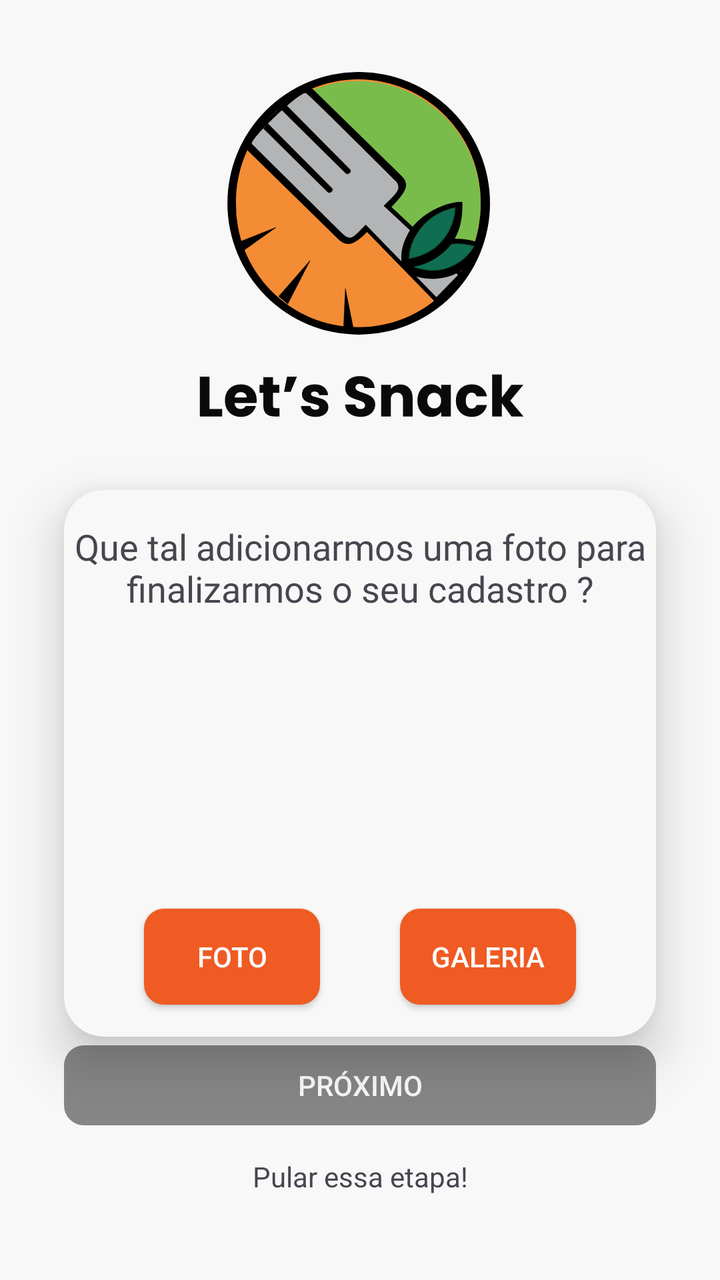
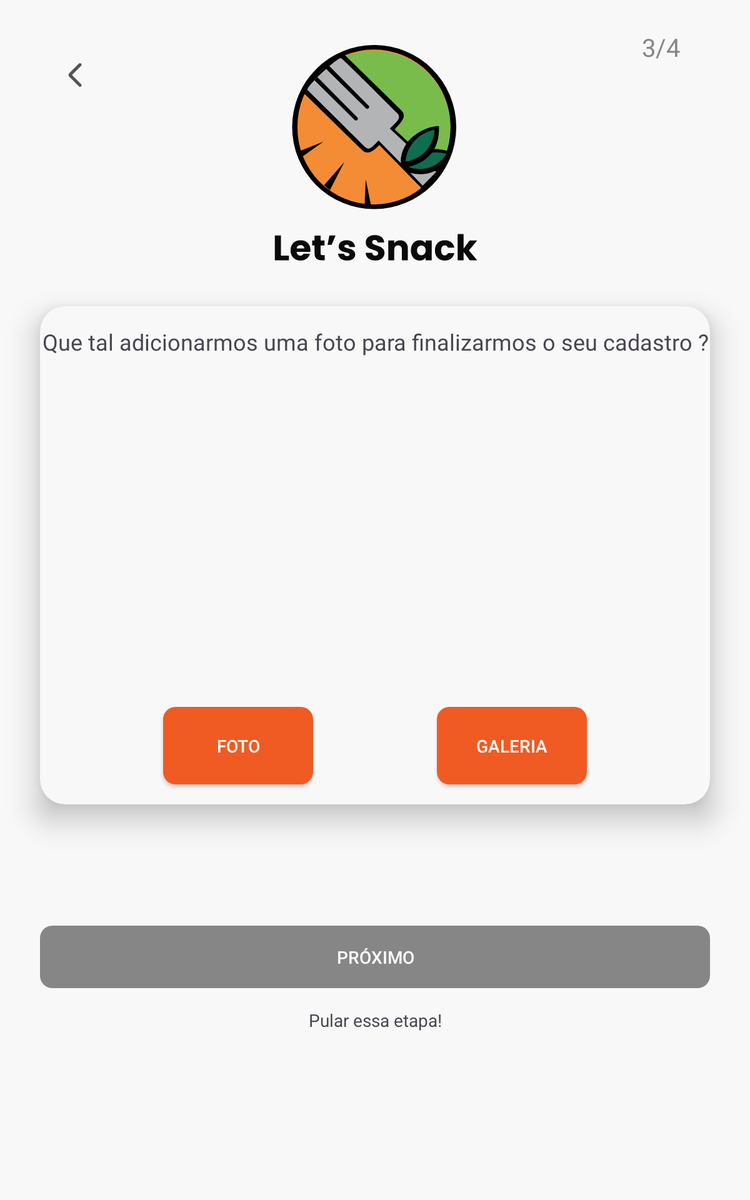

First picture: res/layout/ on a phone held upright. Second picture: the repository's own variant of that layout, on a device whose configuration matches the variant's folder. Source for both follows.
<!-- AndroidManifest.xml: application theme Theme.LetsSnack -->
<!-- res/layout/activity_register_photo.xml -->
<?xml version="1.0" encoding="utf-8"?>
<androidx.constraintlayout.widget.ConstraintLayout xmlns:android="http://schemas.android.com/apk/res/android"
    xmlns:app="http://schemas.android.com/apk/res-auto"
    xmlns:tools="http://schemas.android.com/tools"
    android:layout_width="match_parent"
    android:layout_height="match_parent"
    tools:context=".presentation.register.RegisterActivity">

    <ImageView
        android:id="@+id/imageView"
        android:layout_width="164dp"
        android:layout_height="181dp"
        android:layout_marginTop="32dp"
        app:layout_constraintEnd_toEndOf="parent"
        app:layout_constraintStart_toStartOf="parent"
        app:layout_constraintTop_toTopOf="parent"
        app:layout_constraintHorizontal_bias="0.5"
        app:srcCompat="@drawable/icontext_lets_snack" />

    <androidx.constraintlayout.widget.Guideline
        android:id="@+id/guideline"
        android:layout_width="wrap_content"
        android:layout_height="wrap_content"
        android:orientation="vertical"
        app:layout_constraintGuide_end="32dp" />

    <androidx.constraintlayout.widget.Guideline
        android:id="@+id/guideline2"
        android:layout_width="wrap_content"
        android:layout_height="wrap_content"
        android:orientation="vertical"
        app:layout_constraintGuide_begin="32dp" />

    <TextView
        android:id="@+id/textView2"
        android:layout_width="wrap_content"
        android:layout_height="wrap_content"
        android:layout_marginTop="16dp"
        android:text="Pular essa etapa!"
        app:layout_constraintEnd_toStartOf="@+id/guideline"
        app:layout_constraintStart_toStartOf="@+id/guideline2"
        app:layout_constraintTop_toBottomOf="@+id/login_enter_btn" />

    <androidx.appcompat.widget.AppCompatButton
        android:id="@+id/login_enter_btn"
        android:layout_width="0dp"
        android:layout_height="40dp"
        android:layout_marginTop="11dp"
        android:layout_marginBottom="84dp"
        android:background="@drawable/background_principal_button_selector"
        android:enabled="false"
        android:text="Próximo"
        android:textColor="@color/white"
        app:layout_constraintBottom_toBottomOf="parent"
        app:layout_constraintEnd_toStartOf="@+id/guideline"
        app:layout_constraintStart_toStartOf="@+id/guideline2"
        app:layout_constraintTop_toBottomOf="@+id/cardView" />

    <androidx.cardview.widget.CardView
        android:id="@+id/cardView"
        android:layout_width="0dp"
        android:layout_height="wrap_content"
        android:layout_marginTop="32dp"
        app:cardBackgroundColor="#F8F8F8"
        app:cardCornerRadius="20dp"
        app:cardElevation="15dp"
        app:layout_constraintEnd_toStartOf="@+id/guideline"
        app:layout_constraintStart_toStartOf="@+id/guideline2"
        app:layout_constraintTop_toBottomOf="@+id/imageView">

        <androidx.constraintlayout.widget.ConstraintLayout
            android:layout_width="match_parent"
            android:layout_height="wrap_content">

            <TextView
                android:id="@+id/titlePhoto"
                android:layout_width="match_parent"
                android:layout_height="wrap_content"
                android:layout_marginTop="16dp"
                android:fontFamily="@font/poppins_bold"
                android:gravity="center"
                android:text="Que tal adicionarmos uma foto para finalizarmos o seu cadastro ?"
                android:textSize="18sp"
                app:layout_constraintEnd_toEndOf="parent"
                app:layout_constraintStart_toStartOf="parent"
                app:layout_constraintTop_toTopOf="parent" />

            
            <FrameLayout
                android:id="@+id/frameLayout"
                android:layout_width="wrap_content"
                android:layout_height="100dp"
                android:layout_marginStart="32dp"
                android:layout_marginTop="32dp"
                android:layout_marginEnd="32dp"
                android:background="@drawable/background_dialog"
                app:layout_constraintEnd_toEndOf="parent"
                app:layout_constraintStart_toStartOf="parent"
                app:layout_constraintTop_toBottomOf="@+id/titlePhoto">

                <ImageView
                    android:id="@+id/photo"
                    android:layout_width="wrap_content"
                    android:layout_height="match_parent"
                    android:background="@drawable/background_dialog"
                    android:scaleType="centerCrop"
                    android:visibility="visible" />

            </FrameLayout>

            <androidx.appcompat.widget.AppCompatButton
                android:id="@+id/photoBtn"
                android:layout_width="wrap_content"
                android:layout_height="wrap_content"
                android:layout_marginTop="16dp"
                android:layout_marginBottom="16dp"
                android:background="@drawable/background_principal_button_enabled"
                android:text="Foto"
                android:textColor="@color/white"
                app:layout_constraintBottom_toBottomOf="parent"
                app:layout_constraintEnd_toStartOf="@+id/galleryBtn"
                app:layout_constraintStart_toStartOf="parent"
                app:layout_constraintTop_toBottomOf="@+id/frameLayout" />

            <androidx.appcompat.widget.AppCompatButton
                android:id="@+id/galleryBtn"
                android:layout_width="wrap_content"
                android:layout_height="wrap_content"
                android:layout_marginTop="16dp"
                android:layout_marginBottom="16dp"
                android:background="@drawable/background_principal_button_enabled"
                android:text="Galeria"
                android:textColor="@color/white"
                app:layout_constraintBottom_toBottomOf="parent"
                app:layout_constraintEnd_toEndOf="parent"
                app:layout_constraintStart_toEndOf="@+id/photoBtn"
                app:layout_constraintTop_toBottomOf="@+id/frameLayout" />

        </androidx.constraintlayout.widget.ConstraintLayout>

    </androidx.cardview.widget.CardView>

    <ProgressBar
        android:id="@+id/progressBar"
        style="?android:attr/progressBarStyle"
        android:layout_width="0dp"
        android:layout_height="0dp"
        android:layout_marginTop="5dp"
        android:layout_marginBottom="5dp"
        android:indeterminateTint="#FFFFFF"
        android:visibility="gone"
        app:layout_constraintBottom_toBottomOf="@+id/login_enter_btn"
        app:layout_constraintEnd_toStartOf="@+id/guideline"
        app:layout_constraintStart_toStartOf="@+id/login_enter_btn"
        app:layout_constraintTop_toTopOf="@+id/login_enter_btn" />

</androidx.constraintlayout.widget.ConstraintLayout>
<!-- resources referenced by this layout -->
<resources>
  <color name="white">#FAFAFA</color>
  <!-- drawable background_dialog (drawable) -->
  <?xml version="1.0" encoding="utf-8"?>
  <shape xmlns:android="http://schemas.android.com/apk/res/android">
      <solid android:color="#F8F8F8" />
      <stroke
          android:width="4dp"
          android:color="@android:color/black" />
      <corners android:radius="300dp" />
  </shape>
  <!-- drawable background_principal_button_enabled (drawable) -->
  <?xml version="1.0" encoding="utf-8"?>
  <shape xmlns:android="http://schemas.android.com/apk/res/android" android:shape="rectangle">
      <solid android:color="@color/laranja_forte"/>
      <corners android:radius="10dp"/>
  </shape>
  <!-- drawable background_principal_button_selector (drawable) -->
  <?xml version="1.0" encoding="utf-8"?>
  <selector xmlns:android="http://schemas.android.com/apk/res/android">
      <item android:state_enabled="true" android:drawable="@drawable/background_principal_button_enabled"/>
      <item android:state_enabled="false" android:drawable="@drawable/background_principal_button_disabled"/>
  </selector>
  <!-- drawable icontext_lets_snack: vector/xml drawable (drawable, 8930 chars, omitted) -->
  <style name="Theme.LetsSnack" parent="Base.Theme.LetsSnack" />
  <color name="laranja_forte">#EF5B23</color>
  <!-- drawable background_principal_button_disabled (drawable) -->
  <?xml version="1.0" encoding="utf-8"?>
  <shape xmlns:android="http://schemas.android.com/apk/res/android" android:shape="rectangle">
      <solid android:color="@color/cinza_claro"/>
      <corners android:radius="10dp"/>
  </shape>
  <style name="Base.Theme.LetsSnack" parent="Theme.Material3.Light.NoActionBar">
          
          
          <item name="android:windowBackground">@color/background_app_color</item>
          <item name="android:windowTranslucentStatus">
              false
          </item>
          <item name="android:statusBarColor">
              @color/transparente
          </item>
      </style>
  <color name="cinza_claro">#868686</color>
  <color name="background_app_color">#F8F8F8</color>
  <color name="transparente">#00000000</color>
</resources>
<!-- res/layout-sw600dp/activity_register_photo.xml (the repository's variant of the layout above) -->
<!-- drawn on a 7-inch tablet held upright -->
<?xml version="1.0" encoding="utf-8"?>
<androidx.constraintlayout.widget.ConstraintLayout xmlns:android="http://schemas.android.com/apk/res/android"
    xmlns:app="http://schemas.android.com/apk/res-auto"
    xmlns:tools="http://schemas.android.com/tools"
    android:layout_width="match_parent"
    android:layout_height="match_parent"
    tools:context=".presentation.register.RegisterActivity">

    <ImageButton
        android:id="@+id/return_btn_photo_register"
        android:layout_width="56dp"
        android:layout_height="56dp"
        android:layout_marginTop="32dp"
        android:background="@android:color/transparent"
        android:onClick="finishScreen"
        android:src="@drawable/arrow_back"
        app:layout_constraintStart_toStartOf="@+id/guideline2"
        app:layout_constraintTop_toTopOf="parent" />

    <ImageView
        android:id="@+id/imageView"
        android:layout_width="164dp"
        android:layout_height="181dp"
        android:layout_marginTop="32dp"
        app:layout_constraintEnd_toEndOf="parent"
        app:layout_constraintStart_toStartOf="parent"
        app:layout_constraintTop_toTopOf="parent"
        app:layout_constraintHorizontal_bias="0.5"
        app:srcCompat="@drawable/icontext_lets_snack" />

    <androidx.constraintlayout.widget.Guideline
        android:id="@+id/guideline"
        android:layout_width="wrap_content"
        android:layout_height="wrap_content"
        android:orientation="vertical"
        app:layout_constraintGuide_end="32dp" />

    <androidx.constraintlayout.widget.Guideline
        android:id="@+id/guideline2"
        android:layout_width="wrap_content"
        android:layout_height="wrap_content"
        android:orientation="vertical"
        app:layout_constraintGuide_begin="32dp" />

    <TextView
        android:id="@+id/textView2"
        android:layout_width="wrap_content"
        android:layout_height="wrap_content"
        android:layout_marginTop="16dp"
        android:text="Pular essa etapa!"
        app:layout_constraintEnd_toStartOf="@+id/guideline"
        app:layout_constraintStart_toStartOf="@+id/guideline2"
        app:layout_constraintTop_toBottomOf="@+id/login_enter_btn" />

    <androidx.appcompat.widget.AppCompatButton
        android:id="@+id/login_enter_btn"
        android:layout_width="0dp"
        android:layout_height="50dp"
        android:layout_marginTop="11dp"
        android:layout_marginBottom="84dp"
        android:background="@drawable/background_principal_button_selector"
        android:enabled="false"
        android:text="Próximo"
        android:textColor="@color/white"
        app:layout_constraintBottom_toBottomOf="parent"
        app:layout_constraintEnd_toStartOf="@+id/guideline"
        app:layout_constraintStart_toStartOf="@+id/guideline2"
        app:layout_constraintTop_toBottomOf="@+id/cardView" />

    <androidx.cardview.widget.CardView
        android:id="@+id/cardView"
        android:layout_width="0dp"
        android:layout_height="wrap_content"
        android:layout_marginTop="32dp"
        app:cardBackgroundColor="#F8F8F8"
        app:cardCornerRadius="20dp"
        app:cardElevation="15dp"
        app:layout_constraintEnd_toStartOf="@+id/guideline"
        app:layout_constraintStart_toStartOf="@+id/guideline2"
        app:layout_constraintTop_toBottomOf="@+id/imageView">

        <androidx.constraintlayout.widget.ConstraintLayout
            android:layout_width="match_parent"
            android:layout_height="match_parent">

            <TextView
                android:id="@+id/titlePhoto"
                android:layout_width="match_parent"
                android:layout_height="wrap_content"
                android:layout_marginTop="16dp"
                android:fontFamily="@font/poppins_bold"
                android:gravity="center"
                android:text="Que tal adicionarmos uma foto para finalizarmos o seu cadastro ?"
                android:textSize="18sp"
                app:layout_constraintEnd_toEndOf="parent"
                app:layout_constraintStart_toStartOf="parent"
                app:layout_constraintTop_toTopOf="parent" />

            
            <FrameLayout
                android:id="@+id/frameLayout"
                android:layout_width="wrap_content"
                android:layout_height="160dp"
                android:layout_marginStart="32dp"
                android:layout_marginTop="56dp"
                android:layout_marginEnd="32dp"
                android:background="@drawable/background_dialog"
                app:layout_constraintEnd_toEndOf="parent"
                app:layout_constraintStart_toStartOf="parent"
                app:layout_constraintTop_toBottomOf="@+id/titlePhoto">

                <ImageView
                    android:id="@+id/photo"
                    android:layout_width="wrap_content"
                    android:layout_height="match_parent"
                    android:background="@drawable/background_dialog"
                    android:scaleType="centerCrop"
                    android:visibility="visible" />

            </FrameLayout>

            <androidx.appcompat.widget.AppCompatButton
                android:id="@+id/galleryBtn"
                android:layout_width="120dp"
                android:layout_height="62dp"
                android:layout_marginTop="64dp"
                android:layout_marginBottom="16dp"
                android:background="@drawable/background_principal_button_enabled"
                android:text="Galeria"
                android:textColor="@color/white"
                android:textSize="14sp"
                app:layout_constraintBottom_toBottomOf="parent"
                app:layout_constraintEnd_toEndOf="parent"
                app:layout_constraintStart_toEndOf="@+id/photoBtn"
                app:layout_constraintTop_toBottomOf="@+id/frameLayout"
                app:layout_constraintVertical_bias="0.497" />

            <androidx.appcompat.widget.AppCompatButton
                android:id="@+id/photoBtn"
                android:layout_width="120dp"
                android:layout_height="62dp"
                android:layout_marginTop="64dp"
                android:layout_marginBottom="16dp"
                android:background="@drawable/background_principal_button_enabled"
                android:text="Foto"
                android:textColor="@color/white"
                android:textSize="14sp"
                app:layout_constraintBottom_toBottomOf="parent"
                app:layout_constraintEnd_toStartOf="@+id/galleryBtn"
                app:layout_constraintStart_toStartOf="parent"
                app:layout_constraintTop_toBottomOf="@+id/frameLayout"
                app:layout_constraintVertical_bias="0.497" />

        </androidx.constraintlayout.widget.ConstraintLayout>

    </androidx.cardview.widget.CardView>

    <ProgressBar
        android:id="@+id/progressBar"
        style="?android:attr/progressBarStyle"
        android:layout_width="0dp"
        android:layout_height="0dp"
        android:layout_marginTop="5dp"
        android:layout_marginBottom="5dp"
        android:indeterminateTint="#FFFFFF"
        android:visibility="gone"
        app:layout_constraintBottom_toBottomOf="@+id/login_enter_btn"
        app:layout_constraintEnd_toStartOf="@+id/guideline"
        app:layout_constraintStart_toStartOf="@+id/login_enter_btn"
        app:layout_constraintTop_toTopOf="@+id/login_enter_btn" />

    <TextView
        android:id="@+id/step"
        android:layout_width="wrap_content"
        android:layout_height="wrap_content"
        android:layout_marginTop="24dp"
        android:layout_marginEnd="24dp"
        android:text="3/4"
        android:textColor="@color/cinza_claro"
        android:textSize="20sp"
        app:layout_constraintEnd_toStartOf="@+id/guideline"
        app:layout_constraintTop_toTopOf="parent" />


</androidx.constraintlayout.widget.ConstraintLayout>
<!-- resources referenced by the variant -->
<!-- as a 7-inch tablet held upright resolves them -->
<resources>
  <color name="cinza_claro">#868686</color>
  <color name="white">#FAFAFA</color>
  <!-- drawable arrow_back (drawable) -->
  <vector android:height="24dp" android:tint="#545454"
      android:viewportHeight="960" android:viewportWidth="960"
      android:width="24dp" xmlns:android="http://schemas.android.com/apk/res/android">
      <path android:fillColor="@android:color/white" android:pathData="M382,480L676,774Q691,789 690.5,809Q690,829 675,844Q660,859 640,859Q620,859 605,844L297,537Q285,525 279,510Q273,495 273,480Q273,465 279,450Q285,435 297,423L605,115Q620,100 640.5,100.5Q661,101 676,116Q691,131 691,151Q691,171 676,186L382,480Z"/>
  </vector>
  <!-- drawable background_dialog (drawable) -->
  <?xml version="1.0" encoding="utf-8"?>
  <shape xmlns:android="http://schemas.android.com/apk/res/android">
      <solid android:color="#F8F8F8" />
      <stroke
          android:width="4dp"
          android:color="@android:color/black" />
      <corners android:radius="300dp" />
  </shape>
  <!-- drawable background_principal_button_enabled (drawable) -->
  <?xml version="1.0" encoding="utf-8"?>
  <shape xmlns:android="http://schemas.android.com/apk/res/android" android:shape="rectangle">
      <solid android:color="@color/laranja_forte"/>
      <corners android:radius="10dp"/>
  </shape>
  <!-- drawable background_principal_button_selector (drawable) -->
  <?xml version="1.0" encoding="utf-8"?>
  <selector xmlns:android="http://schemas.android.com/apk/res/android">
      <item android:state_enabled="true" android:drawable="@drawable/background_principal_button_enabled"/>
      <item android:state_enabled="false" android:drawable="@drawable/background_principal_button_disabled"/>
  </selector>
  <!-- drawable icontext_lets_snack: vector/xml drawable (drawable, 8930 chars, omitted) -->
  <style name="Theme.LetsSnack" parent="Base.Theme.LetsSnack" />
  <color name="laranja_forte">#EF5B23</color>
  <!-- drawable background_principal_button_disabled (drawable) -->
  <?xml version="1.0" encoding="utf-8"?>
  <shape xmlns:android="http://schemas.android.com/apk/res/android" android:shape="rectangle">
      <solid android:color="@color/cinza_claro"/>
      <corners android:radius="10dp"/>
  </shape>
  <style name="Base.Theme.LetsSnack" parent="Theme.Material3.Light.NoActionBar">
          
          
          <item name="android:windowBackground">@color/background_app_color</item>
          <item name="android:windowTranslucentStatus">
              false
          </item>
          <item name="android:statusBarColor">
              @color/transparente
          </item>
      </style>
  <color name="background_app_color">#F8F8F8</color>
  <color name="transparente">#00000000</color>
</resources>
